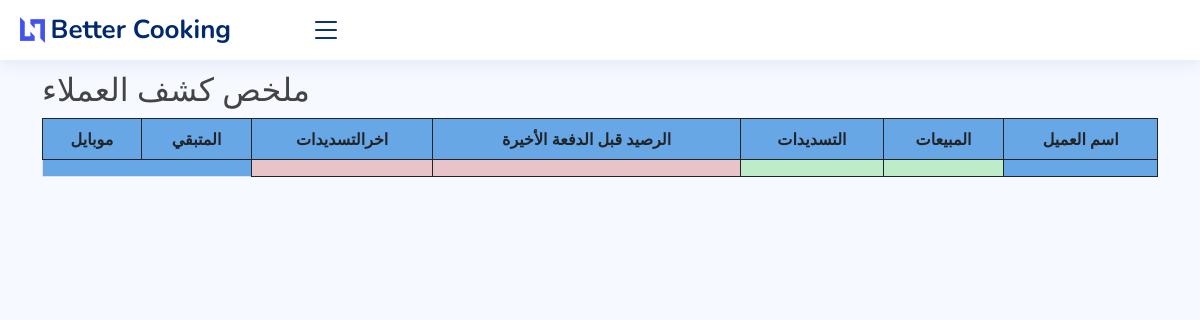
/total_customer_summary_report, run on an earlier commit of the app's database.
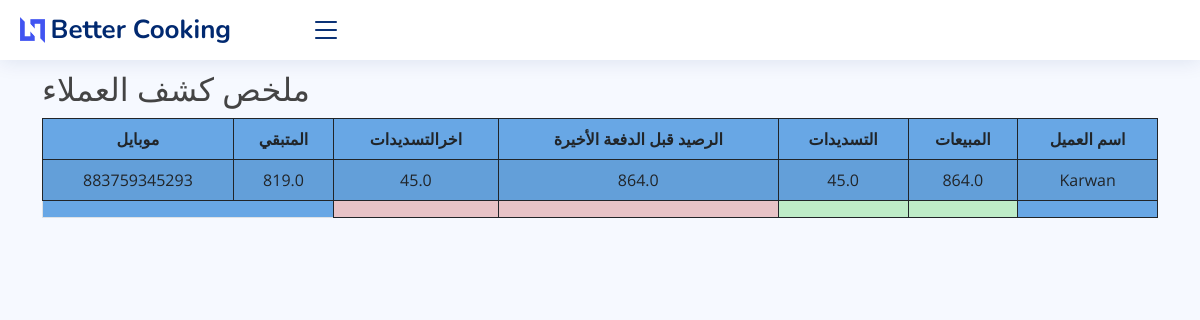
And on a later commit of the database.
### core/models.py (models this page shows, shortened)
class Customer(models.Model):
    customer_name = models.CharField(max_length=50, blank=True)
    customer_mobile = models.CharField(max_length=50, blank=True)
    customer_address = models.TextField(blank=True)
    city = models.CharField(max_length=50, blank=True)
    class Meta:
        verbose_name_plural = 'الزبائن'

class Payment_Entry(models.Model):
    Qst = (
        ('نقد', 'نقد'),
        ('قستی ١', 'قستی ١'),
        ('قستی ٢', 'قستی ٢'),
        ('قستی ٣ ', ' قستی ٣'),
        ('قستی ٤', 'قستی ٤'),
        ('قستی ٥', 'قستی ٥'),
        ('قستی ٦ ', ' قستی ٦'),
        ('قستی ٧', 'قستی ٧'),
        ('قستی ٨', 'قستی ٨'),
        ('قستی ٩ ', ' قستی ٩'),
        ('قستی ١٠', 'قستی ١٠'),
        ('قستی ١١', 'قستی ١١'),
        ('قستی ١٢ ', ' قستی ١٢'),
    )
    invoice_number = models.CharField(unique=True, editable=False, max_length=10)
    sales_invoice = models.ForeignKey(SaleInvoice, on_delete=models.CASCADE)
    q_type = models.CharField(max_length=10, verbose_name="Payment type", choices=Qst, blank=False)
    paid_amount = models.FloatField(validators=[MinValueValidator(0.01)], default=1)
    payment_date = models.DateTimeField(blank=False)
    note = models.CharField(max_length=100, blank=True)
    old_balance = models.DecimalField(max_digits=20, decimal_places=2, default=0, editable=False)
    class Meta:
        verbose_name_plural = 'إدخال الدفع'

### core/views.py (the view)
# urls.py: path('total_customer_summary_report', views.customer_total_report_summary, name="total_customer_summary_report"),
def customer_total_report_summary(request):
    customer_ids = SaleItem.objects.values_list('sales_invoice__customer_name_id', flat=True).distinct()
    c_balance_report = {}
    for customer_id in customer_ids:
        customer = Customer.objects.get(id=customer_id)
        customer_name = customer.customer_name
        customer_mobile = customer.customer_mobile
        sale_items = SaleItem.objects.filter(sales_invoice__customer_name_id=customer_id)
        payments = Payment_Entry.objects.filter(sales_invoice__customer_name_id=customer_id).order_by('-payment_date')
        total_invoice_amount = sum(sale_item.total_amt for sale_item in sale_items)
        total_paid_amount = sum(payment.paid_amount for payment in payments)
        actual_credit = total_invoice_amount - total_paid_amount
        last_payment = payments.first()
        balance_before_last_payment = actual_credit + last_payment.paid_amount if last_payment else actual_credit
        c_balance_report[customer_name] = {
            'total_invoice_amount': total_invoice_amount,
            'total_paid_amount': total_paid_amount,
            'actual_credit': actual_credit,
            'last_payment': last_payment.paid_amount if last_payment else 0,
            'balance_before_last_payment': balance_before_last_payment,
            'phone_number': customer_mobile
        }
    context = {'c_balance_report': c_balance_report}
    return render(request, 'core/reports/total_customer_summary_report.html', context)

### core/templates/core/reports/total_customer_summary_report.html (shortened to what this page needs)
{% extends 'core/base.html' %}
{% block content %}
    <br>
    <br> <br>
    <h2> ملخص كشف العملاء</h2>
    <table id="example7" class="table table-striped" style="background-color: #68a7e5">
        <thead>
        <tr>
            <th>اسم العميل</th>
            <th>المبيعات</th>
            <th>التسديدات</th>
            <th> الرصيد قبل الدفعة الأخيرة</th>
            <th> اخر‌التسديدات</th>
            <th>المتبقي</th>
            <th>موبایل</th>
        </tr>
        </thead>
        <tbody>
        {% for customer, data in c_balance_report.items %}
            <tr>
                <td>{{ customer }}</td>
                <td>{{ data.total_invoice_amount }}</td>
                <td>{{ data.total_paid_amount }}</td>
                <td>{{ data.balance_before_last_payment }}</td>
                <td>{{ data.last_payment }}</td>
                <td>{{ data.actual_credit }}</td>
                <td>{{ data.phone_number }}</td>
            </tr>
        {% endfor %}
        </tbody>
        <tfoot>
        <th></th>
        <th style="background-color: #beecc8"></th>
        <th style="background-color: #beecc8"></th>
        <th style="background-color: #e8c3c7"></th>
        <th style="background-color: #e8c3c7"></th>
        </tfoot>
    </table>
{% endblock %}

What changed in the data, as far as the page shows it:
added Customer: c_balance_report "Karwan", phone_number "883759345293"
added Payment_Entry: last_payment "45.0"
Also different on the page:
new list line: "864.0 45.0 864.0 819.0"
